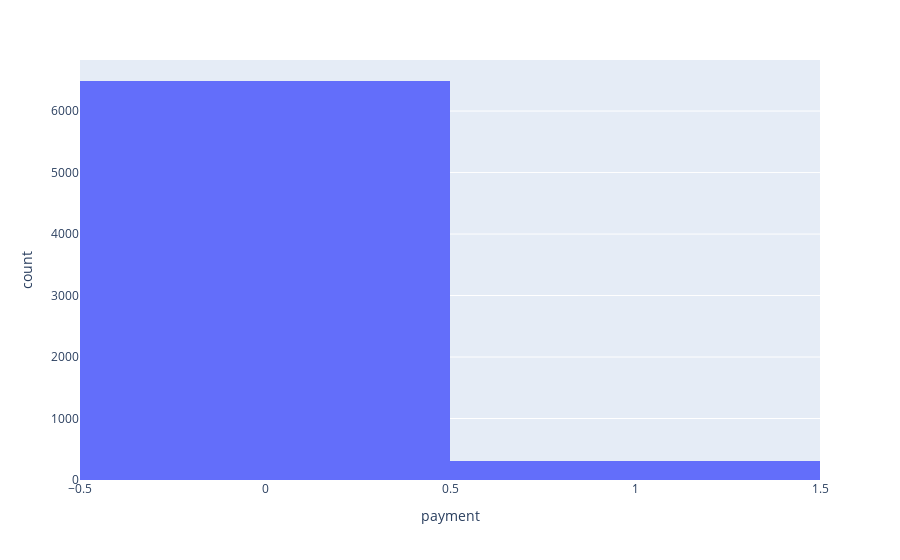

Notebook code for this chart:
### Code cell
fig0 = px.histogram(df_grp_B_norm, x='payment')
fig0.show()

### Figure 1 — Plotly figure (JSON) as saved in the notebook; plotly's stock layout.template omitted (floating-point values rounded to 4 significant figures; data arrays with more than 128 entries replaced by an {"elided": "..."} marker saying what was removed)
{"data": [{"alignmentgroup": "True", "bingroup": "x", "hovertemplate": "payment=%{x}<br>count=%{y}<extra></extra>", "legendgroup": "", "marker": {"color": "#636efa"}, "name": "", "offsetgroup": "", "orientation": "v", "showlegend": false, "type": "histogram", "x": {"elided": "6803 int values"}, "xaxis": "x", "yaxis": "y"}], "layout": {"barmode": "relative", "legend": {"tracegroupgap": 0}, "margin": {"t": 60}, "xaxis": {"anchor": "y", "domain": [0, 1], "title": {"text": "payment"}}, "yaxis": {"anchor": "x", "domain": [0, 1], "title": {"text": "count"}}}}
